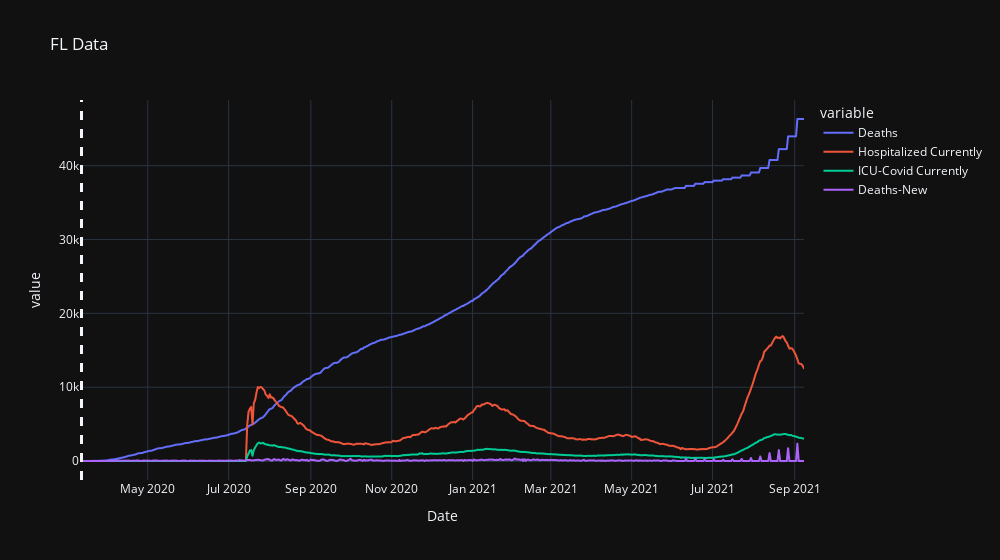

Notebook code cell kept with this figure:
### Code cell
pfig = px.line(FL,y=plot_cols,width=1000,title="FL Data")
pfig.add_vline(first_ts,line_width=3,line_dash="dash",name='Start')
pfig.show()

### Figure 1 — Plotly figure (JSON) as saved in the notebook; plotly's stock layout.template omitted (floating-point values rounded to 4 significant figures; data arrays with more than 128 entries replaced by an {"elided": "..."} marker saying what was removed)
{"data": [{"hovertemplate": "variable=Deaths<br>Date=%{x}<br>value=%{y}<extra></extra>", "legendgroup": "Deaths", "line": {"color": "#636efa", "dash": "solid"}, "marker": {"symbol": "circle"}, "mode": "lines", "name": "Deaths", "showlegend": true, "type": "scattergl", "x": {"elided": "548 str values"}, "xaxis": "x", "y": {"elided": "548 int values"}, "yaxis": "y"}, {"hovertemplate": "variable=Hospitalized Currently<br>Date=%{x}<br>value=%{y}<extra></extra>", "legendgroup": "Hospitalized Currently", "line": {"color": "#EF553B", "dash": "solid"}, "marker": {"symbol": "circle"}, "mode": "lines", "name": "Hospitalized Currently", "showlegend": true, "type": "scattergl", "x": {"elided": "548 str values"}, "xaxis": "x", "y": {"elided": "548 int values"}, "yaxis": "y"}, {"hovertemplate": "variable=ICU-Covid Currently<br>Date=%{x}<br>value=%{y}<extra></extra>", "legendgroup": "ICU-Covid Currently", "line": {"color": "#00cc96", "dash": "solid"}, "marker": {"symbol": "circle"}, "mode": "lines", "name": "ICU-Covid Currently", "showlegend": true, "type": "scattergl", "x": {"elided": "548 str values"}, "xaxis": "x", "y": {"elided": "548 int values"}, "yaxis": "y"}, {"hovertemplate": "variable=Deaths-New<br>Date=%{x}<br>value=%{y}<extra></extra>", "legendgroup": "Deaths-New", "line": {"color": "#ab63fa", "dash": "solid"}, "marker": {"symbol": "circle"}, "mode": "lines", "name": "Deaths-New", "showlegend": true, "type": "scattergl", "x": {"elided": "548 str values"}, "xaxis": "x", "y": {"elided": "548 int values"}, "yaxis": "y"}], "layout": {"legend": {"title": {"text": "variable"}, "tracegroupgap": 0}, "shapes": [{"line": {"dash": "dash", "width": 3}, "name": "Start", "type": "line", "x0": "2020-03-12T00:00:00", "x1": "2020-03-12T00:00:00", "xref": "x", "y0": 0, "y1": 1, "yref": "y domain"}], "title": {"text": "FL Data"}, "width": 1000, "xaxis": {"anchor": "y", "domain": [0, 1], "title": {"text": "Date"}}, "yaxis": {"anchor": "x", "domain": [0, 1], "title": {"text": "value"}}}}
